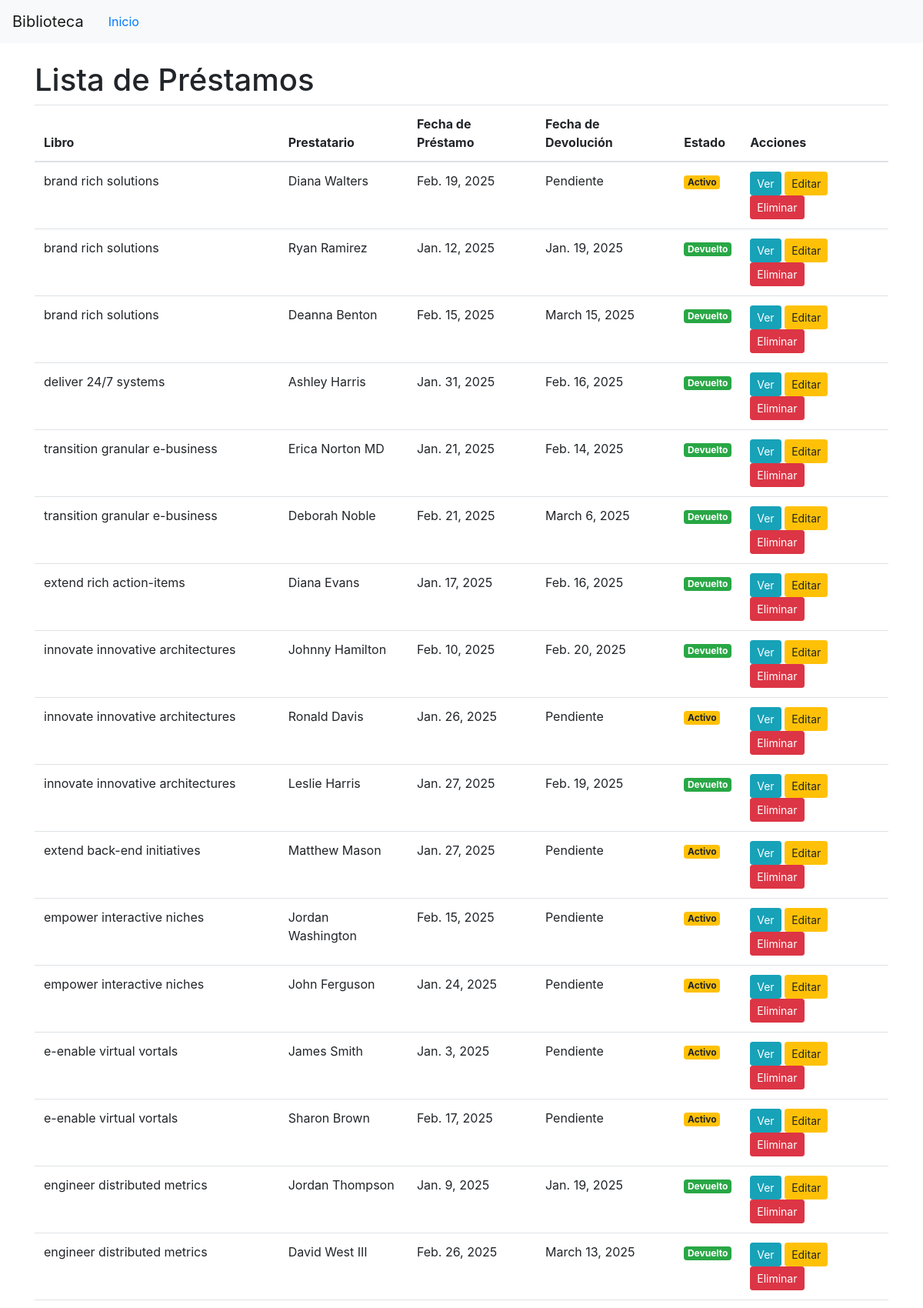
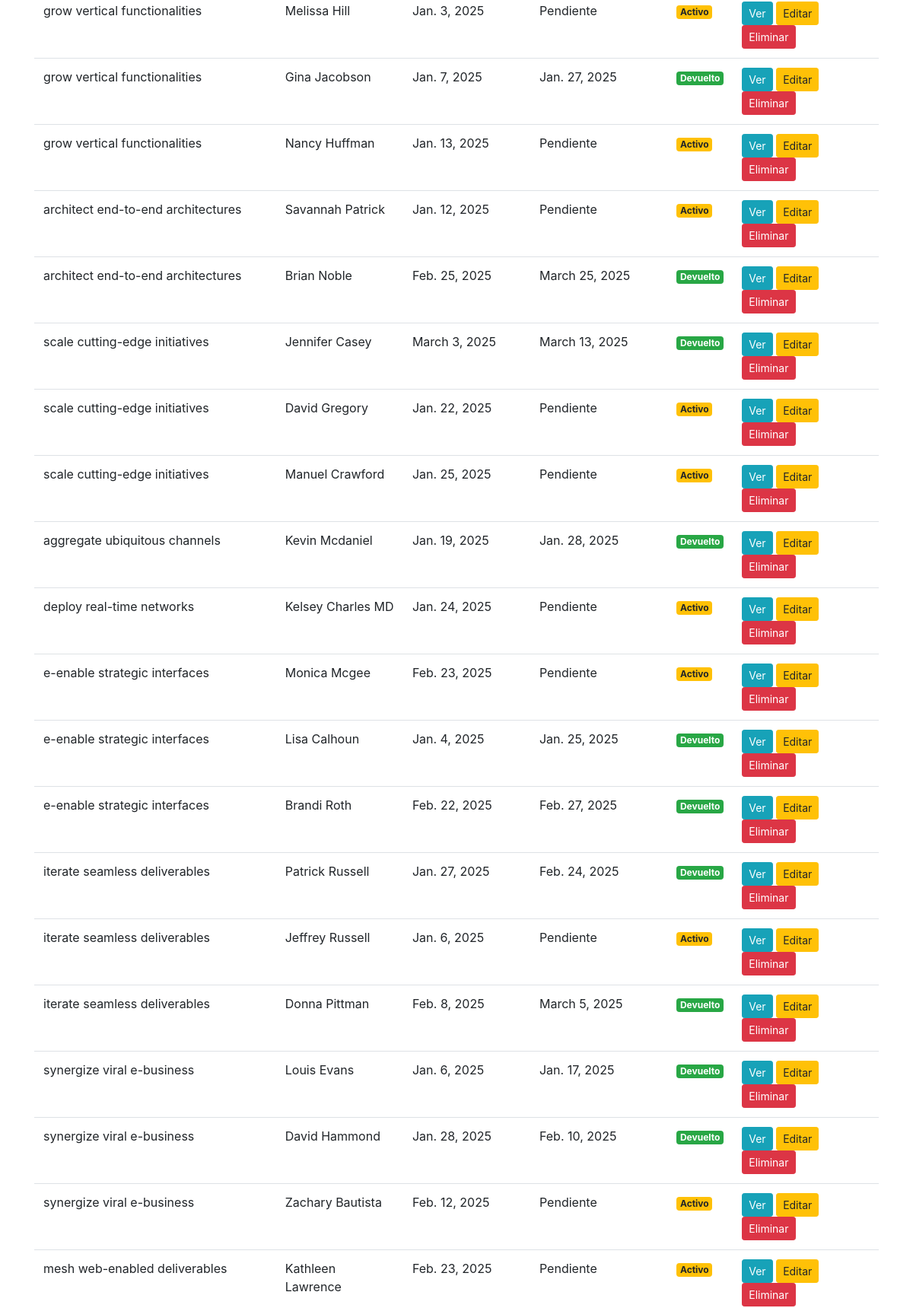
Screenshot of /loans/ (upper part) with the database file from the repository (2 pictures, top to bottom).
### library/models.py (models this page shows, shortened)
class Loan(models.Model):
    book = models.ForeignKey(Book, on_delete=models.CASCADE)
    borrower = models.CharField(max_length=100)
    loan_date = models.DateField()
    return_date = models.DateField(null=True, blank=True)

class Book(models.Model):
    title = models.CharField(max_length=200)
    authors = models.ManyToManyField(Author)
    publisher = models.ForeignKey(Publisher, on_delete=models.CASCADE)
    publication_date = models.DateField()

### library/views.py (the view)
# urls.py: path('loans/', views.loan_list, name='loan_list'),
def loan_list(request):
    loans = Loan.objects.all()
    return render(request, 'loan_list.html', {'loans': loans})

### library/templates/loan_list.html (shortened to what this page needs)
{% extends 'index.html' %}
{% block content %}
<h1>Lista de Préstamos</h1>
<table class="table">
    <thead>
        <tr>
            <th>Libro</th>
            <th>Prestatario</th>
            <th>Fecha de Préstamo</th>
            <th>Fecha de Devolución</th>
            <th>Estado</th>
            <th>Acciones</th>
        </tr>
    </thead>
    <tbody>
        {% for loan in loans %}
        <tr>
            <td>{{ loan.book.title }}</td>
            <td>{{ loan.borrower }}</td>
            <td>{{ loan.loan_date }}</td>
            <td>{{ loan.return_date|default:"Pendiente" }}</td>
            <td>
                {% if loan.return_date %}
                    <span class="badge badge-success">Devuelto</span>
                {% else %}
                    <span class="badge badge-warning">Activo</span>
                {% endif %}
            </td>
            <td>
                <a href="{% url 'loan_detail' loan.id %}" class="btn btn-info btn-sm">Ver</a>
                <a href="{% url 'loan_edit' loan.id %}" class="btn btn-warning btn-sm">Editar</a>
                <button onclick="showDeleteModal('{{ loan.id }}', '{{ loan.book.title }}')" class="btn btn-danger btn-sm">Eliminar</button>
            </td>
        </tr>
        {% endfor %}
    </tbody>
</table>
{% endblock %}

### rows the page displays
Loan: book "brand rich solutions", borrower "Diana Walters", loan_date "Feb. 19, 2025", return_date "Pendiente", shows "Activo"
Loan: book "brand rich solutions", borrower "Ryan Ramirez", loan_date "Jan. 12, 2025", return_date "Jan. 19, 2025", shows "Devuelto"
Loan: book "brand rich solutions", borrower "Deanna Benton", loan_date "Feb. 15, 2025", return_date "March 15, 2025", shows "Devuelto"
Loan: book "deliver 24/7 systems", borrower "Ashley Harris", loan_date "Jan. 31, 2025", return_date "Feb. 16, 2025", shows "Devuelto"
Loan: book "transition granular e-business", borrower "Erica Norton MD", loan_date "Jan. 21, 2025", return_date "Feb. 14, 2025", shows "Devuelto"
Loan: book "transition granular e-business", borrower "Deborah Noble", loan_date "Feb. 21, 2025", return_date "March 6, 2025", shows "Devuelto"
Loan: book "extend rich action-items", borrower "Diana Evans", loan_date "Jan. 17, 2025", return_date "Feb. 16, 2025", shows "Devuelto"
Loan: book "innovate innovative architectures", borrower "Johnny Hamilton", loan_date "Feb. 10, 2025", return_date "Feb. 20, 2025", shows "Devuelto"
Loan: book "innovate innovative architectures", borrower "Ronald Davis", loan_date "Jan. 26, 2025", return_date "Pendiente", shows "Activo"
Loan: book "innovate innovative architectures", borrower "Leslie Harris", loan_date "Jan. 27, 2025", return_date "Feb. 19, 2025", shows "Devuelto"
Loan: book "extend back-end initiatives", borrower "Matthew Mason", loan_date "Jan. 27, 2025", return_date "Pendiente", shows "Activo"
Loan: book "empower interactive niches", borrower "Jordan Washington", loan_date "Feb. 15, 2025", return_date "Pendiente", shows "Activo"
Loan: book "empower interactive niches", borrower "John Ferguson", loan_date "Jan. 24, 2025", return_date "Pendiente", shows "Activo"
Loan: book "e-enable virtual vortals", borrower "James Smith", loan_date "Jan. 3, 2025", return_date "Pendiente", shows "Activo"
Loan: book "e-enable virtual vortals", borrower "Sharon Brown", loan_date "Feb. 17, 2025", return_date "Pendiente", shows "Activo"
Loan: book "engineer distributed metrics", borrower "Jordan Thompson", loan_date "Jan. 9, 2025", return_date "Jan. 19, 2025", shows "Devuelto"
Loan: book "engineer distributed metrics", borrower "David West III", loan_date "Feb. 26, 2025", return_date "March 13, 2025", shows "Devuelto"
Loan: book "grow vertical functionalities", borrower "Melissa Hill", loan_date "Jan. 3, 2025", return_date "Pendiente", shows "Activo"
Loan: book "grow vertical functionalities", borrower "Gina Jacobson", loan_date "Jan. 7, 2025", return_date "Jan. 27, 2025", shows "Devuelto"
Loan: book "grow vertical functionalities", borrower "Nancy Huffman", loan_date "Jan. 13, 2025", return_date "Pendiente", shows "Activo"
Loan: book "architect end-to-end architectures", borrower "Savannah Patrick", loan_date "Jan. 12, 2025", return_date "Pendiente", shows "Activo"
Loan: book "architect end-to-end architectures", borrower "Brian Noble", loan_date "Feb. 25, 2025", return_date "March 25, 2025", shows "Devuelto"
Loan: book "scale cutting-edge initiatives", borrower "Jennifer Casey", loan_date "March 3, 2025", return_date "March 13, 2025", shows "Devuelto"
Loan: book "scale cutting-edge initiatives", borrower "David Gregory", loan_date "Jan. 22, 2025", return_date "Pendiente", shows "Activo"
Loan: book "scale cutting-edge initiatives", borrower "Manuel Crawford", loan_date "Jan. 25, 2025", return_date "Pendiente", shows "Activo"
Loan: book "aggregate ubiquitous channels", borrower "Kevin Mcdaniel", loan_date "Jan. 19, 2025", return_date "Jan. 28, 2025", shows "Devuelto"
Loan: book "deploy real-time networks", borrower "Kelsey Charles MD", loan_date "Jan. 24, 2025", return_date "Pendiente", shows "Activo"
Loan: book "e-enable strategic interfaces", borrower "Monica Mcgee", loan_date "Feb. 23, 2025", return_date "Pendiente", shows "Activo"
Loan: book "e-enable strategic interfaces", borrower "Lisa Calhoun", loan_date "Jan. 4, 2025", return_date "Jan. 25, 2025", shows "Devuelto"
Loan: book "e-enable strategic interfaces", borrower "Brandi Roth", loan_date "Feb. 22, 2025", return_date "Feb. 27, 2025", shows "Devuelto"
Loan: book "iterate seamless deliverables", borrower "Patrick Russell", loan_date "Jan. 27, 2025", return_date "Feb. 24, 2025", shows "Devuelto"
Loan: book "iterate seamless deliverables", borrower "Jeffrey Russell", loan_date "Jan. 6, 2025", return_date "Pendiente", shows "Activo"
Loan: book "iterate seamless deliverables", borrower "Donna Pittman", loan_date "Feb. 8, 2025", return_date "March 5, 2025", shows "Devuelto"
Loan: book "synergize viral e-business", borrower "Louis Evans", loan_date "Jan. 6, 2025", return_date "Jan. 17, 2025", shows "Devuelto"
Loan: book "synergize viral e-business", borrower "David Hammond", loan_date "Jan. 28, 2025", return_date "Feb. 10, 2025", shows "Devuelto"
Loan: book "synergize viral e-business", borrower "Zachary Bautista", loan_date "Feb. 12, 2025", return_date "Pendiente", shows "Activo"
Loan: book "mesh web-enabled deliverables", borrower "Kathleen Lawrence", loan_date "Feb. 23, 2025", return_date "Pendiente", shows "Activo"
